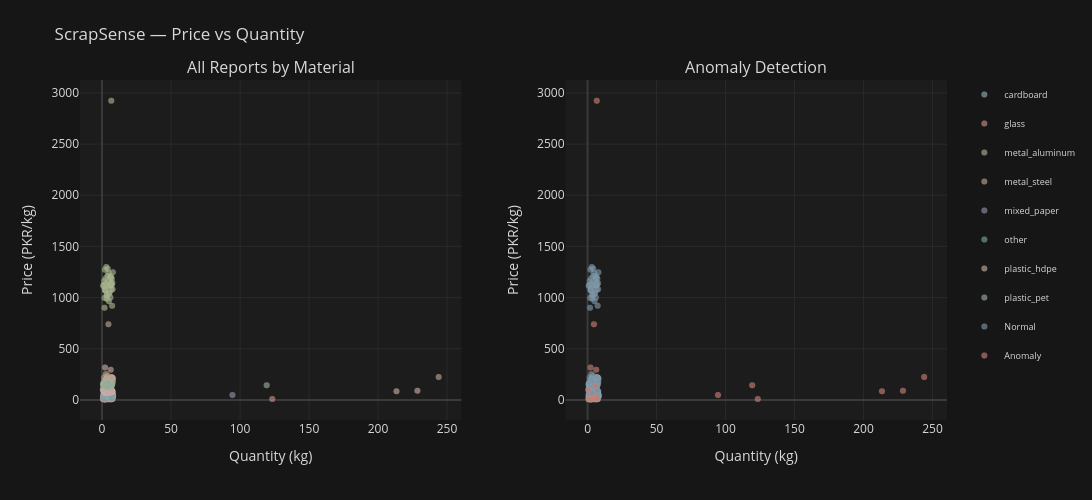

The notebook cell saved with this chart:
### Code cell
import plotly.graph_objects as go
from plotly.subplots import make_subplots

fig = make_subplots(
    rows=1, cols=2,
    subplot_titles=('All Reports by Material', 'Anomaly Detection'),
    horizontal_spacing=0.12
)

# --- Left panel: scatter grouped by material_type ---
colors_palette = ['#8FA8B2', '#C98A7D', '#A3B18A', '#B8A088', '#8E8FA3',
                   '#7A9E9F', '#C4A6A0', '#96A996', '#A89BB5', '#B0A488']

for i, (mat, grp) in enumerate(df.groupby('material_type')):
    fig.add_trace(
        go.Scatter(
            x=grp['quantity_kg'],
            y=grp['price_paid_pkr_per_kg'],
            mode='markers',
            name=mat,
            legendgroup=mat,
            marker=dict(size=6, opacity=0.65, color=colors_palette[i % len(colors_palette)],
                        line=dict(width=0.5, color='rgba(255,255,255,0.15)')),
            hovertemplate=(
                f'<b>{mat}</b><br>' +
                'Qty: %{x:.1f} kg<br>' +
                'Price: PKR %{y:.1f}/kg<extra></extra>'
            )
        ),
        row=1, col=1
    )

# --- Right panel: anomaly highlight ---
for label, color, name in [('normal', '#7A93A3', 'Normal'), ('anomaly', '#C97B6E', 'Anomaly')]:
    mask = df['synthetic_label'].eq('normal') if label == 'normal' else df['synthetic_label'].ne('normal')
    grp = df[mask]
    fig.add_trace(
        go.Scatter(
            x=grp['quantity_kg'],
            y=grp['price_paid_pkr_per_kg'],
            mode='markers',
            name=name,
            marker=dict(size=6, opacity=0.65, color=color,
                        line=dict(width=0.5, color='rgba(255,255,255,0.15)')),
            customdata=grp[['material_type', 'synthetic_label']],
            hovertemplate=(
                'Material: %{customdata[0]}<br>' +
                'Label: %{customdata[1]}<br>' +
                'Qty: %{x:.1f} kg<br>' +
                'Price: PKR %{y:.1f}/kg<extra></extra>'
            )
        ),
        row=1, col=2
    )

fig.update_layout(
    height=500, width=1100,
    title_text='ScrapSense — Price vs Quantity',
    hovermode='closest',
    template='plotly_dark',
    paper_bgcolor='#161616',
    plot_bgcolor='#1c1c1c',
    font=dict(color='#d8d8d8'),
    legend=dict(font=dict(size=9), groupclick='togglegroup',
                bgcolor='rgba(0,0,0,0)'),
    margin=dict(t=80)
)

fig.update_xaxes(title_text='Quantity (kg)', row=1, col=1, gridcolor='#2a2a2a', zerolinecolor='#3a3a3a')
fig.update_xaxes(title_text='Quantity (kg)', row=1, col=2, gridcolor='#2a2a2a', zerolinecolor='#3a3a3a')
fig.update_yaxes(title_text='Price (PKR/kg)', row=1, col=1, gridcolor='#2a2a2a', zerolinecolor='#3a3a3a')
fig.update_yaxes(title_text='Price (PKR/kg)', row=1, col=2, gridcolor='#2a2a2a', zerolinecolor='#3a3a3a')

fig.show()

### Figure 1 — Plotly figure (JSON) as saved in the notebook; plotly's stock layout.template omitted (floating-point values rounded to 4 significant figures; data arrays with more than 128 entries replaced by an {"elided": "..."} marker saying what was removed)
{"data": [{"hovertemplate": "<b>cardboard</b><br>Qty: %{x:.1f} kg<br>Price: PKR %{y:.1f}/kg<extra></extra>", "legendgroup": "cardboard", "marker": {"color": "#8FA8B2", "line": {"color": "rgba(255,255,255,0.15)", "width": 0.5}, "opacity": 0.65, "size": 6}, "mode": "markers", "name": "cardboard", "type": "scatter", "x": [1.36, 7.72, 2.78, 7.75, 2.49, 5.21, 6.07, 3.49, 7.54, 4.9, 6.85, 2.25, 2.71, 4.55, 2.77, 5.36, 5.18, 5.3, 7.96, 3.58, 1.14, 6.09, 0.75, 7.62, 4.88, 1.49, 6.59, 5.49, 3.83, 5.91, 7.35, 7.32, 0.69, 3.46, 1.61, 2.16, 1.92, 7.0, 2.33, 7.26], "xaxis": "x", "y": [25.83, 28.55, 7.14, 30.27, 31.42, 34.71, 34.38, 25.83, 34.67, 34.35, 45.65, 26.92, 41.44, 43.31, 36.65, 29.52, 33.19, 34.22, 33.6, 26.71, 30.34, 31.64, 97.51, 29.17, 29.33, 31.96, 32.27, 35.71, 27.41, 34.89, 29.61, 34.71, 30.86, 21.4, 27.72, 28.5, 31.56, 29.66, 33.44, 35.65], "yaxis": "y"}, {"hovertemplate": "<b>glass</b><br>Qty: %{x:.1f} kg<br>Price: PKR %{y:.1f}/kg<extra></extra>", "legendgroup": "glass", "marker": {"color": "#C98A7D", "line": {"color": "rgba(255,255,255,0.15)", "width": 0.5}, "opacity": 0.65, "size": 6}, "mode": "markers", "name": "glass", "type": "scatter", "x": [4.82, 5.52, 2.76, 5.05, 5.28, 4.55, 6.12, 2.05, 7.1, 123.3, 1.94, 6.55, 2.29, 5.89, 1.73, 1.05, 5.47, 3.84, 2.14, 5.17, 5.89, 6.02, 7.6, 2.15, 2.1, 3.56, 3.34, 3.14, 6.77, 1.65, 2.32, 6.86, 6.64, 1.01, 1.36, 0.65, 4.48, 5.17, 2.08, 6.13], "xaxis": "x", "y": [30.9, 7.59, 9.09, 8.06, 7.96, 7.89, 8.55, 7.04, 8.07, 8.97, 8.78, 7.36, 8.72, 9.03, 7.42, 6.15, 8.1, 7.17, 7.92, 7.51, 8.29, 8.23, 7.74, 7.46, 6.99, 7.74, 7.7, 7.92, 8.07, 8.83, 6.49, 8.69, 7.42, 7.07, 7.8, 8.61, 8.23, 7.42, 7.24, 7.94], "yaxis": "y"}, {"hovertemplate": "<b>metal_aluminum</b><br>Qty: %{x:.1f} kg<br>Price: PKR %{y:.1f}/kg<extra></extra>", "legendgroup": "metal_aluminum", "marker": {"color": "#A3B18A", "line": {"color": "rgba(255,255,255,0.15)", "width": 0.5}, "opacity": 0.65, "size": 6}, "mode": "markers", "name": "metal_aluminum", "type": "scatter", "x": [6.07, 5.73, 5.84, 3.56, 7.31, 2.24, 6.56, 1.81, 3.28, 1.57, 3.52, 1.86, 7.63, 3.08, 6.43, 7.1, 7.85, 1.1, 3.95, 6.12, 4.72, 6.48, 2.8, 2.08, 6.67, 5.07, 0.89, 7.11, 4.16, 4.51, 6.69, 2.39, 5.51, 4.83, 5.0, 2.63, 2.22, 7.5, 2.48, 5.93], "xaxis": "x", "y": [999.6, 1120.0, 1208.0, 1027.0, 920.5, 1075.0, 1202.0, 901.2, 1020.0, 1162.0, 989.8, 996.7, 1082.0, 1299.0, 1116.0, 1183.0, 1249.0, 1122.0, 1214.0, 1184.0, 1161.0, 1138.0, 1136.0, 1273.0, 2924.0, 1037.0, 1112.0, 1127.0, 1281.0, 1110.0, 1077.0, 1069.0, 1051.0, 1241.0, 964.0, 1117.0, 1076.0, 1142.0, 1187.0, 1132.0], "yaxis": "y"}, {"hovertemplate": "<b>metal_steel</b><br>Qty: %{x:.1f} kg<br>Price: PKR %{y:.1f}/kg<extra></extra>", "legendgroup": "metal_steel", "marker": {"color": "#B8A088", "line": {"color": "rgba(255,255,255,0.15)", "width": 0.5}, "opacity": 0.65, "size": 6}, "mode": "markers", "name": "metal_steel", "type": "scatter", "x": [6.17, 3.95, 4.64, 6.74, 7.26, 6.84, 6.17, 6.59, 2.74, 3.19, 0.78, 4.62, 2.97, 4.31, 1.52, 3.38, 7.5, 3.09, 243.9, 5.2, 6.89, 7.78, 3.57, 5.79, 6.78, 6.36, 3.58, 6.49, 3.56, 5.15, 1.85, 7.83, 5.23, 2.75, 3.75, 1.25, 7.74, 6.49, 3.96, 2.7], "xaxis": "x", "y": [190.3, 193.6, 195.8, 178.9, 222.3, 167.2, 196.4, 220.1, 253.6, 207.5, 158.8, 739.4, 185.0, 144.2, 218.8, 191.1, 212.8, 206.9, 222.9, 154.0, 163.8, 212.6, 154.8, 192.7, 217.1, 199.8, 156.7, 181.7, 215.2, 208.1, 160.6, 203.9, 198.4, 201.1, 191.9, 179.3, 182.4, 221.6, 236.0, 198.1], "yaxis": "y"}, {"hovertemplate": "<b>mixed_paper</b><br>Qty: %{x:.1f} kg<br>Price: PKR %{y:.1f}/kg<extra></extra>", "legendgroup": "mixed_paper", "marker": {"color": "#8E8FA3", "line": {"color": "rgba(255,255,255,0.15)", "width": 0.5}, "opacity": 0.65, "size": 6}, "mode": "markers", "name": "mixed_paper", "type": "scatter", "x": [6.16, 94.5, 3.82, 1.85, 5.34, 5.25, 7.93, 0.84, 7.75, 7.29, 2.1, 3.32, 5.39, 3.09, 3.13, 5.67, 5.21, 4.43, 6.91, 4.73, 7.78, 4.28, 3.96, 7.37, 6.97, 3.13, 4.76, 4.25, 5.56, 6.84, 2.56, 7.68, 4.85, 3.48, 1.4, 3.57, 2.16, 7.73, 6.2, 2.76], "xaxis": "x", "y": [35.8, 47.1, 41.73, 47.04, 49.24, 42.57, 52.12, 37.02, 43.65, 49.86, 40.77, 46.74, 35.65, 39.7, 50.69, 50.33, 51.94, 45.3, 54.56, 33.36, 48.87, 40.26, 46.63, 41.96, 10.98, 41.26, 43.34, 38.85, 40.6, 36.24, 40.71, 48.06, 50.0, 50.76, 45.67, 41.93, 52.19, 44.87, 47.39, 6.88], "yaxis": "y"}, {"hovertemplate": "<b>other</b><br>Qty: %{x:.1f} kg<br>Price: PKR %{y:.1f}/kg<extra></extra>", "legendgroup": "other", "marker": {"color": "#7A9E9F", "line": {"color": "rgba(255,255,255,0.15)", "width": 0.5}, "opacity": 0.65, "size": 6}, "mode": "markers", "name": "other", "type": "scatter", "x": [0.78, 3.88, 7.28, 7.29, 5.9, 1.72, 1.47, 4.46, 3.18, 7.29, 3.68, 5.21, 1.74, 2.72, 3.33, 0.83, 4.87, 1.51, 3.62, 7.06, 3.78, 4.81, 3.43, 4.05, 4.37, 1.41, 3.98, 4.51, 6.25, 4.98, 3.4, 3.3, 7.98, 5.72, 2.61, 1.61, 6.79, 1.5, 3.2, 3.4], "xaxis": "x", "y": [56.34, 62.89, 43.45, 47.2, 39.18, 49.35, 45.08, 40.78, 56.58, 53.52, 36.09, 44.53, 51.44, 48.34, 42.66, 7.49, 61.72, 59.29, 46.66, 50.0, 48.44, 50.77, 57.61, 41.15, 58.59, 47.08, 54.73, 49.94, 55.23, 39.29, 45.38, 49.44, 45.75, 135.4, 56.65, 48.14, 13.12, 58.07, 47.06, 60.64], "yaxis": "y"}, {"hovertemplate": "<b>plastic_hdpe</b><br>Qty: %{x:.1f} kg<br>Price: PKR %{y:.1f}/kg<extra></extra>", "legendgroup": "plastic_hdpe", "marker": {"color": "#C4A6A0", "line": {"color": "rgba(255,255,255,0.15)", "width": 0.5}, "opacity": 0.65, "size": 6}, "mode": "markers", "name": "plastic_hdpe", "type": "scatter", "x": [1.73, 0.96, 3.15, 4.72, 7.47, 7.75, 6.28, 4.27, 5.52, 4.59, 5.89, 1.28, 5.66, 7.11, 1.19, 2.86, 7.24, 4.55, 228.6, 6.41, 1.55, 1.84, 3.67, 1.93, 3.79, 2.98, 5.45, 4.14, 4.77, 6.14, 3.72, 2.54, 0.56, 7.11, 213.4, 5.79, 2.17, 4.42, 6.96, 6.96], "xaxis": "x", "y": [79.99, 100.5, 65.59, 93.46, 80.71, 79.76, 293.7, 90.98, 87.12, 101.4, 74.02, 83.81, 93.07, 82.74, 101.3, 91.56, 90.79, 79.88, 88.59, 74.71, 90.33, 67.25, 87.39, 76.23, 108.6, 76.58, 90.0, 88.58, 97.61, 82.25, 70.2, 95.13, 99.81, 80.94, 84.21, 73.94, 316.6, 73.2, 77.4, 94.78], "yaxis": "y"}, {"hovertemplate": "<b>plastic_pet</b><br>Qty: %{x:.1f} kg<br>Price: PKR %{y:.1f}/kg<extra></extra>", "legendgroup": "plastic_pet", "marker": {"color": "#96A996", "line": {"color": "rgba(255,255,255,0.15)", "width": 0.5}, "opacity": 0.65, "size": 6}, "mode": "markers", "name": "plastic_pet", "type": "scatter", "x": [3.02, 1.15, 1.18, 0.93, 3.67, 4.14, 6.81, 1.94, 1.55, 2.15, 4.16, 4.71, 119.3, 4.78, 2.34, 7.6, 6.34, 2.67, 2.5, 3.34, 6.76, 1.34, 4.97, 6.66, 3.49, 4.38, 0.83, 2.22, 7.14, 3.21, 3.67, 5.3, 5.97, 7.14, 4.91, 2.35, 2.08, 5.44, 4.14, 4.47], "xaxis": "x", "y": [134.8, 132.0, 155.0, 152.3, 145.6, 131.0, 165.4, 157.4, 144.3, 168.5, 123.4, 147.6, 143.8, 143.8, 130.8, 163.0, 146.7, 134.1, 158.1, 156.3, 131.1, 137.2, 159.1, 145.7, 134.9, 119.5, 137.4, 147.9, 141.4, 124.3, 163.2, 128.9, 149.3, 149.8, 166.9, 164.9, 139.1, 138.5, 132.0, 167.2], "yaxis": "y"}, {"customdata": {"elided": "302x2 str values"}, "hovertemplate": "Material: %{customdata[0]}<br>Label: %{customdata[1]}<br>Qty: %{x:.1f} kg<br>Price: PKR %{y:.1f}/kg<extra></extra>", "marker": {"color": "#7A93A3", "line": {"color": "rgba(255,255,255,0.15)", "width": 0.5}, "opacity": 0.65, "size": 6}, "mode": "markers", "name": "Normal", "type": "scatter", "x": {"elided": "302 float values"}, "xaxis": "x2", "y": {"elided": "302 float values"}, "yaxis": "y2"}, {"customdata": [["glass", "anomaly_price_too_high"], ["mixed_paper", "anomaly_quantity_absurd"], ["cardboard", "anomaly_price_too_low"], ["glass", "anomaly_quantity_absurd"], ["plastic_hdpe", "anomaly_price_too_high"], ["plastic_pet", "anomaly_quantity_absurd"], ["metal_steel", "anomaly_price_too_high"], ["other", "anomaly_price_too_low"], ["plastic_hdpe", "anomaly_quantity_absurd"], ["metal_steel", "anomaly_quantity_absurd"], ["mixed_paper", "anomaly_price_too_low"], ["metal_aluminum", "anomaly_price_too_high"], ["cardboard", "anomaly_price_too_high"], ["other", "anomaly_price_too_high"], ["plastic_hdpe", "anomaly_quantity_absurd"], ["plastic_hdpe", "anomaly_price_too_high"], ["other", "anomaly_price_too_low"], ["mixed_paper", "anomaly_price_too_low"]], "hovertemplate": "Material: %{customdata[0]}<br>Label: %{customdata[1]}<br>Qty: %{x:.1f} kg<br>Price: PKR %{y:.1f}/kg<extra></extra>", "marker": {"color": "#C97B6E", "line": {"color": "rgba(255,255,255,0.15)", "width": 0.5}, "opacity": 0.65, "size": 6}, "mode": "markers", "name": "Anomaly", "type": "scatter", "x": [4.82, 94.5, 2.78, 123.3, 6.28, 119.3, 4.62, 0.83, 228.6, 243.9, 6.97, 6.67, 0.75, 5.72, 213.4, 2.17, 6.79, 2.76], "xaxis": "x2", "y": [30.9, 47.1, 7.14, 8.97, 293.7, 143.8, 739.4, 7.49, 88.59, 222.9, 10.98, 2924.0, 97.51, 135.4, 84.21, 316.6, 13.12, 6.88], "yaxis": "y2"}], "layout": {"annotations": [{"font": {"size": 16}, "showarrow": false, "text": "All Reports by Material", "x": 0.22, "xanchor": "center", "xref": "paper", "y": 1, "yanchor": "bottom", "yref": "paper"}, {"font": {"size": 16}, "showarrow": false, "text": "Anomaly Detection", "x": 0.78, "xanchor": "center", "xref": "paper", "y": 1, "yanchor": "bottom", "yref": "paper"}], "font": {"color": "#d8d8d8"}, "height": 500, "hovermode": "closest", "legend": {"bgcolor": "rgba(0,0,0,0)", "font": {"size": 9}, "groupclick": "togglegroup"}, "margin": {"t": 80}, "paper_bgcolor": "#161616", "plot_bgcolor": "#1c1c1c", "title": {"text": "ScrapSense — Price vs Quantity"}, "width": 1100, "xaxis": {"anchor": "y", "domain": [0, 0.44], "gridcolor": "#2a2a2a", "title": {"text": "Quantity (kg)"}, "zerolinecolor": "#3a3a3a"}, "xaxis2": {"anchor": "y2", "domain": [0.56, 1], "gridcolor": "#2a2a2a", "title": {"text": "Quantity (kg)"}, "zerolinecolor": "#3a3a3a"}, "yaxis": {"anchor": "x", "domain": [0, 1], "gridcolor": "#2a2a2a", "title": {"text": "Price (PKR/kg)"}, "zerolinecolor": "#3a3a3a"}, "yaxis2": {"anchor": "x2", "domain": [0, 1], "gridcolor": "#2a2a2a", "title": {"text": "Price (PKR/kg)"}, "zerolinecolor": "#3a3a3a"}}}
